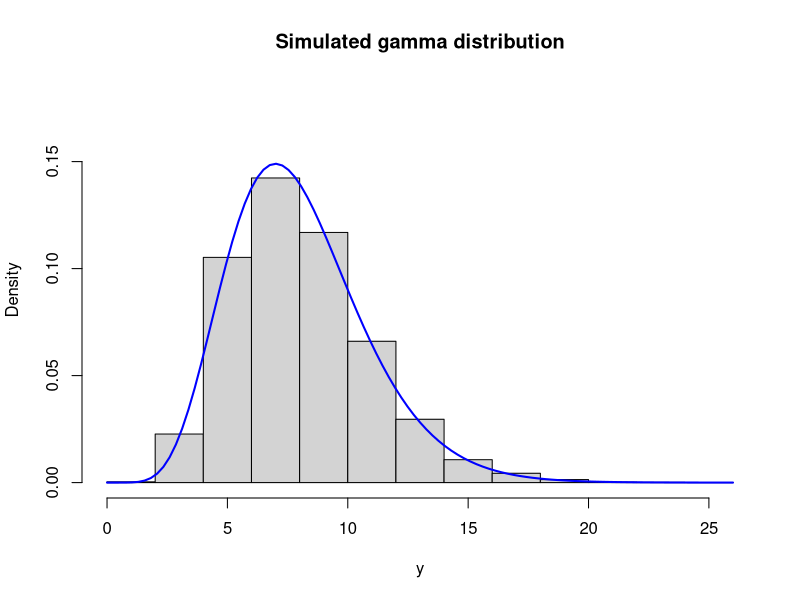
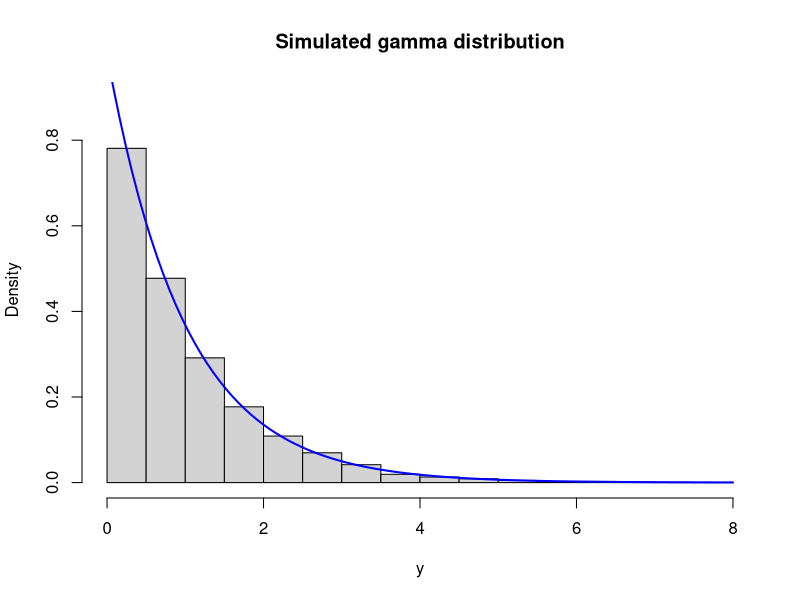
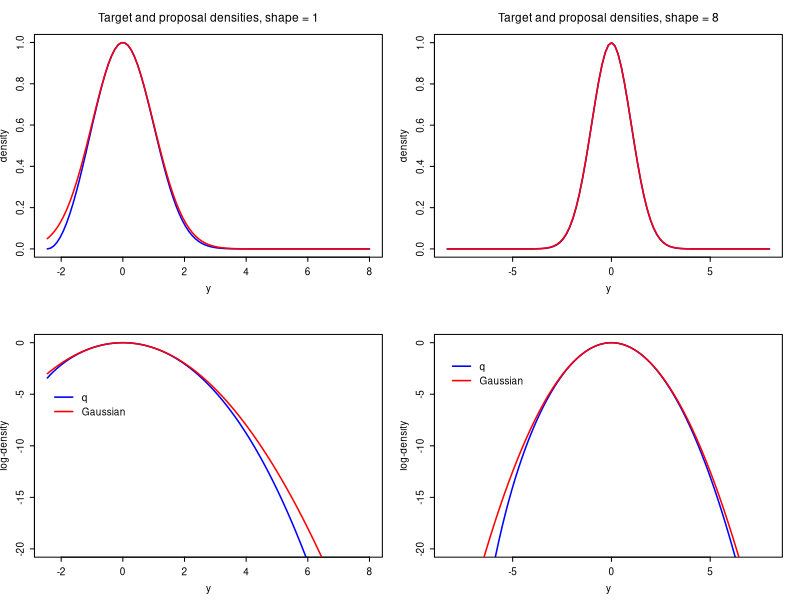

Write the R code that produced these figures, in order.
## ---- chunk 1
set.seed(27112015)
oldseed <- head(.Random.seed, 10)
tmp <- runif(1)
tmp
## ---- chunk 2
oldseed
head(.Random.seed, 10)
c(tmp, runif(1))
set.seed(27112015)
head(.Random.seed, 10)
oldseed  ## Same as current .Random.seed
runif(1) ## Same as tmp
## ---- chunk 3
## r >= 1 
tfun <- function(y, a) {
  b <- 1 / (3 * sqrt(a))
  (y > -1/b) * a * (1 + b * y)^3  ## 0 when y <= -1/b
}

qfun <- function(y, r) {
  a <- r - 1/3
  tval <- tfun(y, a)
  exp(a * log(tval / a) - tval + a)
}

gammasim <- function(n, r) {
  y <- numeric(n)
  for(i in 1:n) {
    ratio <- 0 
    u <- 1
    while(u > ratio) {
      y0 <- rnorm(1)
      ratio <- qfun(y0, r) * exp(y0^2/2)
      u <- runif(1)
    }
    y[i] <- y0
  }
  tfun(y, r - 1/3)
}
## ---- chunk 4
system.time(y <- gammasim(10000, 8))
hist(y, freq = FALSE, ylim = c(0, 0.18), 
     main = "Simulated gamma distribution",
     xlab = "y")
curve(dgamma(x, 8), col = "blue", lwd = 2, add = TRUE)
## ---- chunk 5
system.time(y <- gammasim(10000, 1))
hist(y, freq = FALSE, ylim = c(0, 0.9), 
     main = "Simulated gamma distribution",
     xlab = "y")
curve(dgamma(x, 1), col = "blue", lwd = 2, add = TRUE)
## ---- chunk 6
gammasim_trace <- function(n, r) {
  count <- 0
  y <- numeric(n)
  for(i in 1:n) {
    ratio <- 0 
    u <- 1
    while(u > ratio) {
      count <- count + 1
      y0 <- rnorm(1)
      ratio <- qfun(y0, r) * exp(y0^2/2)
      u <- runif(1)
    }
    y[i] <- y0
  }
  cat((count - n) / count)  ## Rejection frequency
  tfun(y, r - 1/3)
}
## ---- chunk 7
y <- gammasim_trace(100000, 16)
y <- gammasim_trace(100000, 8)
y <- gammasim_trace(100000, 4)
y <- gammasim_trace(100000, 1)
## ---- chunk 8
par(mfcol = c(2, 2), mex = 0.7, cex = 0.6, font.main = 1)
curve(qfun(x, 1), - 3 * sqrt(1 - 1/3), 8, lwd = 1.5, 
      main = "Target and proposal densities, shape = 1", 
      col = "blue", ylab = "density", xlab = "y")
curve(exp(-x^2 / 2), add= TRUE, col = "red", lwd = 1.5)
curve(log(qfun(x, 2)), - 3 * sqrt(1 - 1/3), 8, lwd = 1.5, 
      col = "blue", ylab = "log-density", ylim = c(-20, 0), xlab = "y")
curve(-x^2 / 2, add= TRUE, col = "red", lwd = 1.5)
legend(-2.5, -4, c("q", "Gaussian"), 
       col = c("blue", "red"), 
       lwd = 1.5, 
       bty = "n", 
       y.intersp = 1.2)
curve(qfun(x, 8), - 3 * sqrt(8 - 1/3), 8, lwd = 1.5,
      main = "Target and proposal densities, shape = 8",
      col = "blue", ylab = "density", xlab = "y")
curve(exp(-x^2 / 2), add= TRUE, col = "red", lwd = 1.5)
curve(log(qfun(x, 8)), - 3 * sqrt(8 - 1/3), 8, lwd = 1.5, col = "blue", 
      ylab = "log-density", ylim = c(-20, 0), xlab = "y")
curve(-x^2 / 2, add= TRUE, col = "red", lwd = 1.5)
legend(-8.5, -1, c("q", "Gaussian"), 
       col = c("blue", "red"), 
       lwd = 1.5, 
       bty = "n", 
       y.intersp = 1.2)
